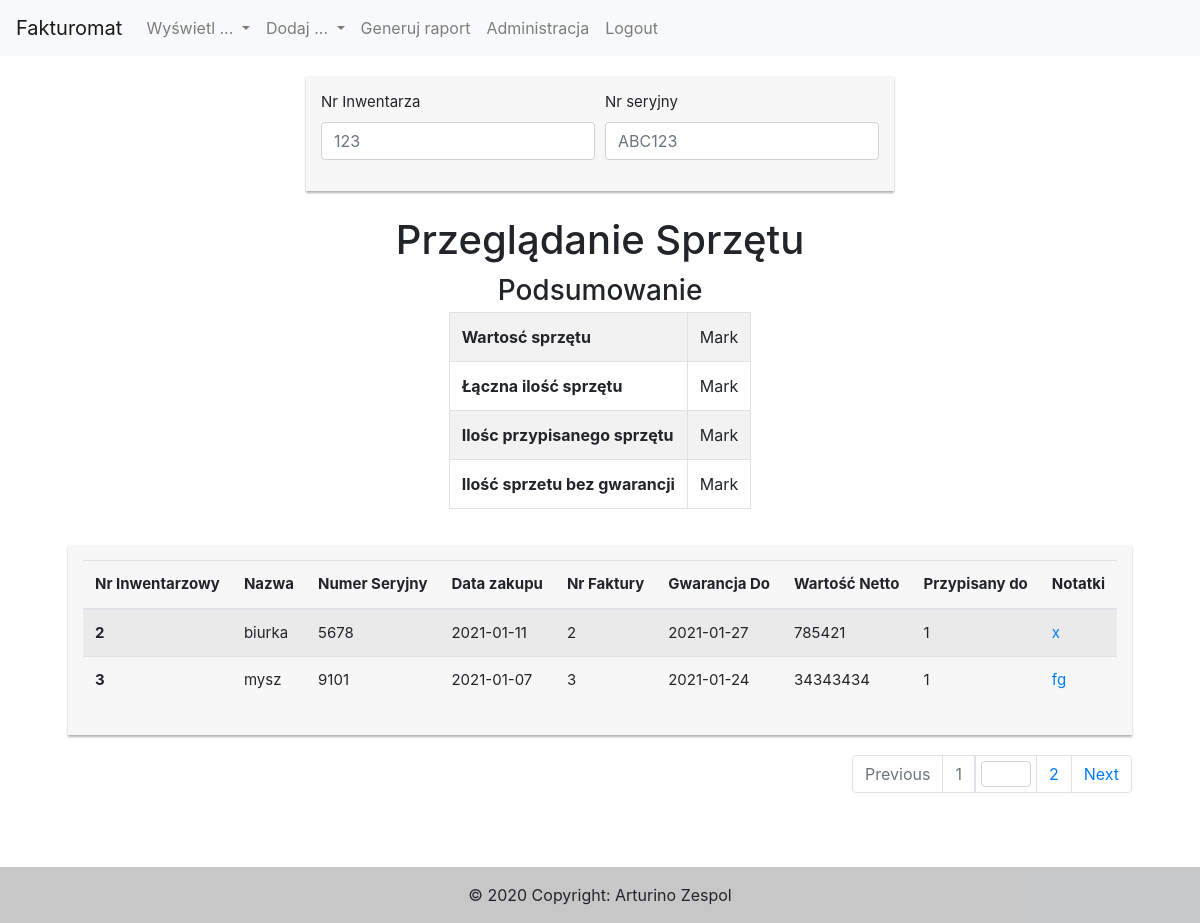
The app's page /index.php?action=equipment-show (signed in) with its own data.
### tables this page shows
CREATE TABLE `equipment` (
  `inventoryNumber` int(11) NOT NULL,
  `name` varchar(255) NOT NULL,
  `serialNumber` varchar(128) NOT NULL,
  `purchaseDate` date NOT NULL,
  `warrantyTo` date NOT NULL,
  `amountNet` double NOT NULL,
  `notes` text NOT NULL,
  `assignedFor` int(11) NOT NULL,
  `invoiceId` int(11) NOT NULL
);

### models/repositories/EquipmentRepository.php (called while the page is built, shortened)
<?php
class EquipmentRepository
{
    public function getAll( $limit = 0, $order="purchaseDate") {
        global $config;
        $pdo = new PDO($config['dsn'], $config['login'], $config['password']);
        $query = "SELECT `inventoryNumber`, `name`, `serialNumber`,`purchaseDate`,`warrantyTo`, `amountNet`, `notes`, `assignedFor`, `invoiceId`
                FROM `equipment` as `e`
                ORDER BY $order DESC".($limit != 0 ? " LIMIT $limit" : "");
        $sth = $pdo->prepare($query);
        $sth->execute();
        $result = $sth->fetchAll(PDO::FETCH_CLASS, "Equipment");
        return $result;
    }
}

### models/Equipment.php (called while the page is built, shortened)
<?php
class Equipment implements JsonSerializable
{
    private $inventoryNumber;
    private $name;
    private $serialNumber;
    private $purchaseDate;
    private $warrantyTo;
    private $amountNet;
    private $notes;
    private $assignedFor;
    private $invoiceId;
    public function getAssignedFor()
    {
        return $this->assignedFor;
    }
    public function getInvoiceId()
    {
        return $this->invoiceId;
    }
    public function getInventoryNumber()
    {
        return $this->inventoryNumber;
    }
    public function getName()
    {
        return $this->name;
    }
    public function getSerialNumber()
    {
        return $this->serialNumber;
    }
    public function getPurchaseDate()
    {
        return $this->purchaseDate;
    }
    public function getWarrantyTo()
    {
        return $this->warrantyTo;
    }
    public function getAmountNet()
    {
        return $this->amountNet;
    }
    public function getNotes()
    {
        return $this->notes;
    }
    public function jsonSerialize()
    {
        $vars = get_object_vars($this);
        return $vars;
    }
}

### views/equipment/EquipmentIndexView.php (the view, shortened to what this page needs)
<?php
class equipmentIndexView
{
    public static function render( $recordsMainTable, $numberOfRecordsInDB, $reportData = [])
    {
        $id = "equipmentIndex";
        ?>
        <?= Layout::header() ?>
            <div class="row">
                <div class="col"></div>
                <div class="col-md col-md-auto">
                    <div id="<?= $id ?>SearchBox" class="my-search-box">
                        <form id="<?= $id ?>SearchForm_">
                            <div class="form-row">
                                <div class="form-group col-lg-6 col-md-12">
                                    <label for="SearchForm_inventoryNumber">Nr Inwentarza</label>
                                    <input id="SearchForm_inventoryNumber" maxlength="30" type="text" class="form-control" pattern="^[\d]*$" placeholder="123" onfocusout="filterDataInInvoiceSaleIndexTable();">
                                </div>
                                <div class="form-group col-lg-6  col-md-6">
                                    <label for="SearchForm_serialNumber">Nr seryjny</label>
                                    <input id="SearchForm_serialNumber" maxlength="15" type="text" class="form-control" pattern="^[\d\w]*$" placeholder="ABC123" onfocusout="filterDataInInvoiceSaleIndexTable();">
                                </div>
                            </div>
                        </form>
                    </div>
                </div>
                <div class="col"></div>
            </div>
            <div class="row">
                <div class="col"></div>
                <div class="col-md col-md-auto">
                    <h1 class="title">Przeglądanie Sprzętu</h1>
                </div>
                <div class="col"></div>
                <div class="col"></div>
                <div class="col-md col-md-auto">
                    <h3 class="title">Podsumowanie</h3>
                    <table class="table table-striped table-bordered">
                        <tbody>
                        <tr>
                            <th scope="row">Wartosć sprzętu</th>
                            <td>Mark</td>
                        </tr>
                        <tr>
                            <th scope="row">Łączna ilość sprzętu</th>
                            <td>Mark</td>
                        </tr>
                        <tr>
                            <th scope="row">Ilośc przypisanego sprzętu</th>
                            <td>Mark</td>
                        </tr>
                        <tr>
                            <th scope="row">Ilość sprzetu bez gwarancji</th>
                            <td>Mark</td>
                        </tr>
                        </tbody>
                    </table>
                </div>
                <div class="col"></div>
            </div>
            <div class="row">
                <div class="col"></div>
                <div class="col-md col-md-auto">
                    <div id="invoice-sale-index" class="my-form-box">
                        <table id="<?= $id ?>Table" class="table table-striped">
                            <thead>
                            <tr>
                                <th scope="col">Nr Inwentarzowy</th>
                                <th scope="col">Nazwa</th>
                                <th scope="col">Numer Seryjny</th>
                                <th scope="col" class="showDataIndexTableWider">Data zakupu</th>
                                <th scope="col" class="showDataIndexTableWider">Nr Faktury</th>
                                <th scope="col" class="showDataIndexTableWider">Gwarancja Do</th>
                                <th scope="col" class="showDataIndexTableWider">Wartość Netto</th>
                                <th scope="col" class="showDataIndexTableWider">Przypisany do</th>
                                <th scope="col" class="showDataIndexTableWider">Notatki</th>
                            </tr>
                            </thead>
                            <tbody>
                                <?php
                                    foreach ($recordsMainTable as $val) {
                                        echo '<tr>';
                                        echo '<th scope="row">'.$val->getInventoryNumber().'</th>';
                                        echo '<td class="">'.$val->getName().'</td>';
                                        echo '<td class="">'.$val->getSerialNumber().'</td>';
                                        echo '<td class="showDataIndexTableWider">'.$val->getPurchaseDate().'</td>';
                                        echo '<td class="showDataIndexTableWider">'.$val->getInvoiceId().'</td>';
                                        echo '<td class="showDataIndexTableWider">'.$val->getWarrantyTo().'</td>';
                                        echo '<td class="showDataIndexTableWider">'.$val->getAmountNet().'</td>';
                                        echo '<td class="showDataIndexTableWider">'.$val->getAssignedFor().'</td>';
                                        echo '<td class="showDataIndexTableWider"><a href="#" class="notate-tablefield" data-toggle="modal" data-target="#'.$id.'Modal" onclick=\'changeDataInModal('
                                            .json_encode($val)
                                            .');\'>'.$val->getNotes().'</a></td>';
                                        echo '</tr>';
                                    }
                                ?>
                            </tbody>
                        </table>
                    </div>
                    <nav id="Nav" class="my-navs" aria-label="...">
                        <ul class="pagination justify-content-end">
                            <li id="NavPrev" class="page-item disabled">
                                <button class="page-link" onclick="changePageInTable('prev');" aria-disabled="true">Previous</button>
                            </li>
                            <li id="NavFirst" class="page-item disabled">
                                <button class="page-link" onclick="changePageInTable(1);" aria-disabled="true" >1</button>
                            </li>
                            <li class="page-item" aria-current="page">
                                <a id="NavPageSelector" class="page-link" href="#">
                                    <input type="number" maxlength="4" min="1" class="form-control" oninput="changePageInTable();">
                                </a>
                            </li>
                            <li id="NavLast" class="page-item">
                                <button  class="page-link" onclick="changePageInTable(parseInt(this.innerText));"><?= $numberOfRecordsInDB ?></button>
                            </li>
                            <li id="NavNext" class="page-item">
                                <button  class="page-link" onclick="changePageInTable('next');">Next</button>
                            </li>
                        </ul>
                    </nav>
                </div>
                <div class="col"></div>
            </div>
        <?= Layout::footer() ?>
        <?php
        $html = ob_get_clean();
        return $html;
    }
}
?>

### styles.css (style rules this page uses)
.my-form-box { background: #f7f7f7; font-size: 15px; margin: 20px; box-shadow: 0px 2px 2px rgba(0, 0, 0, 0.3); padding: 15px; }
.title { text-align: center; margin: 5px; }
.my-search-box { background: #f7f7f7; font-size: 15px; margin: 20px; box-shadow: 0px 2px 2px rgba(0, 0, 0, 0.3); padding: 15px; max-width: 600px; }
.notate-tablefield { overflow: hidden; max-height: 50px; display: block; width: 50px; word-wrap: break-word; }
td { overflow: hidden; text-overflow: ellipsis; }
th.showDataIndexTableWider,td.showDataIndexTableWider { display: none; }
@media (min-width: 992px) { th.showDataIndexTableWider,td.showDataIndexTableWider { display: table-cell; } }
.my-navs { margin: 20px 20px 80px 20px; }
#NavPageSelector { margin: 0px; padding: 5px; }
#NavPageSelector input { margin: 0px; padding: 5px; width: 50px; height: 26px; }

### records on screen
equipment: inventoryNumber "2", name "biurka", serialNumber "5678", purchaseDate "2021-01-11", invoiceId "2", warrantyTo "2021-01-27", amountNet "785421", assignedFor "1", notes "x"
equipment: inventoryNumber "3", name "mysz", serialNumber "9101", purchaseDate "2021-01-07", invoiceId "3", warrantyTo "2021-01-24", amountNet "34343434", assignedFor "1", notes "fg"

### other values on screen
$numberOfRecordsInDB "2"
